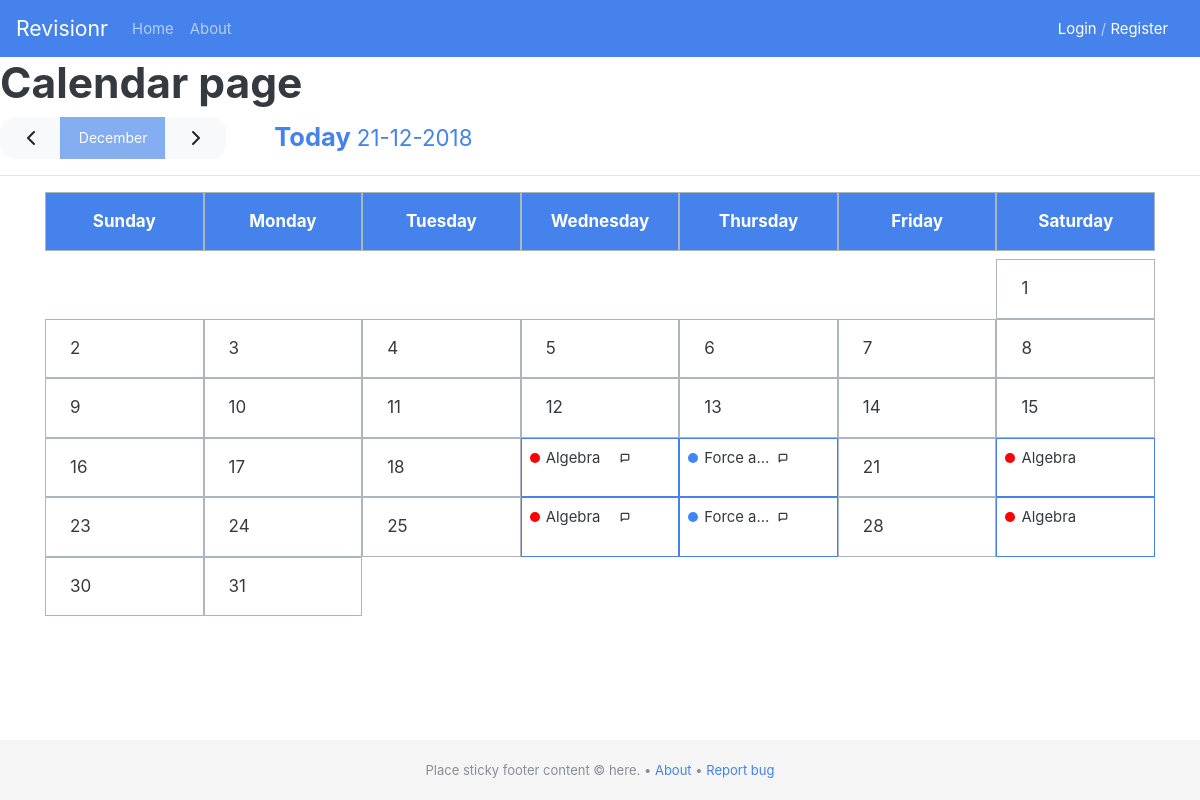
Screenshot of /calendar/ with the database file from the repository.
### app/models.py (models this page shows, shortened)
class Revision(db.Model):
  id = db.Column(db.Integer, primary_key=True)
  timestamp = db.Column(db.DateTime, index=True, default=datetime.utcnow)
  start_date = db.Column(db.String(64), index=True)
  topic = db.Column(db.String(64), index=True)
  subject = db.Column(db.Integer, db.ForeignKey('subject.id'))
  notes = db.Column(db.String(140))
  grade = db.Column(db.Integer, db.ForeignKey('grade.id'))

class Subject(db.Model):
  id = db.Column(db.Integer, primary_key=True)
  subject_name = db.Column(db.String(64), index=True)
  color_id = db.Column(db.String(64), index=True)

### app/calendar/routes.py (the view)
@calendar.route('/calendar/', defaults={'year': NOW.year, 'month': NOW.month})
@calendar.route('/calendar/<int:year>/<int:month>')
def dashboard(month, year):
  cal = get_cal()
  query = db.session.query(Revision.topic, Revision.start_date, Revision.notes, Subject.subject_name, Subject.color_id, Grade.grade_name).join(Subject).join(Grade)
  for q in query:
    _start_date = q.start_date
    _rev_dates = [date for date in get_revision_dates(string_to_date(_start_date))]
    _rev_dates.insert(0, q.topic)
    for d in range(1, len(_rev_dates) - 1):
      if int(_rev_dates[d].split('-')[1]) == int(month):
        if cal[int(_rev_dates[d].split('-')[1]) - 1] is None:
          cal[int(_rev_dates[d].split('-')[1]) - 1] = [
            {_rev_dates[0]: _rev_dates[d], 'color': q.color_id, 'notes': q.notes, 'grade':q.grade_name}]
        else:
          cal[int(_rev_dates[d].split('-')[1]) - 1].append(
            {_rev_dates[0]: _rev_dates[d], 'color': q.color_id, 'notes': q.notes, 'grade':q.grade_name})
  today = [NOW.month, NOW.strftime("%d-%m-%Y")]
  ref = [i for i in date_list(month, year)]
  result = ref
  if sum(n is None for n in cal) < 12:
    for i in range(0, len(result)):
      for d in cal[month - 1]:
        if ref[i] == int(list(d.values())[0].split('-')[2]):
          if isinstance(result[i], int):
            result[i] = {list(d.keys())[0]: [list(d.values())[1], list(d.values())[2], list(d.values())[3]]}
          else:
            result[i].update({list(d.keys())[0]: [list(d.values())[1], list(d.values())[2], list(d.values())[3]]})
  return render_template('calendar.htm.j2', calendar=ref, res=cal, days=DAYS, today=today, curr_month=month, curr_year=year)

### app/__init__.py (called while the page is built)
@app.template_filter('str_month')
def reverse_filter(s):
    return cl.month_name[s]

### app/calendar/utils.py (called while the page is built)
def get_cal():
  return [None] * 12

def date_list(month, year):
  return dl.itermonthdays(year, month)

def get_revision_dates(start_date):
  i = start_date
  result = []
  for r in REV_DATES:
    i = i + timedelta(days=r)
    result.append(format_date(i))
  return result

def format_date(date):
  return dtdt.strftime(date, DATE_FORMAT)

def string_to_date(date):
  return dtdt.strptime(date, DATE_FORMAT)

### app/templates/calendar.htm.j2
{% extends "base.htm.j2" %}
{% block content %}
<h1>
Calendar page
</h1>
<div class="calendar-header d-flex flex-row align-items-center">
  <div class="cal-nav">
    <div class="btn-group" role="group" aria-label="Calendar navigation">
      {% if curr_month == 1 %}
        <button type="button" class="btn btn-light" disabled><i data-feather="chevron-left"></i></button>
      {% else %}
        <a href = {{ url_for( 'calendar.dashboard' ,month=curr_month-1, year=curr_year) }} class="btn btn-light"><i data-feather="chevron-left"></i></a>
      {% endif %}
      <button type="button" class="btn btn-primary" disabled>{{ curr_month  | str_month }}</button>
      {% if curr_month == 12 %}
        <a href = {{ url_for( 'calendar.dashboard' ,year=curr_year+1, month=1) }} class="btn btn-light"><i data-feather="chevron-right"></i></a>
      {% else %}
        <a href = {{ url_for( 'calendar.dashboard' ,month=curr_month+1, year=curr_year) }} class="btn btn-light"><i data-feather="chevron-right"></i></a>
      {% endif %}
    </div>
  </div>
  <a href={{ url_for('calendar.dashboard' ,month=today[0]) }} class="h4 font-weight-bold mb-0 pl-5">
    Today
    <small>{{today[1]}}</small>
  </a>
</div>
<hr>
<div class="container">
  <div class="calendar">
    {% for d in days %}
    <div class="day bg-primary mb-2 text-white font-weight-bold text-center py-3 border border-secondary">
      {{d}}
    </div>
    {% endfor %}
    {% for day in calendar %}
      {% if day is number and day %}
      <div class="day text-left pl-4 py-3 border border-secondary">
        {{day}}
      </div>
      {% elif day is mapping %}
        <div class="subject border p-2 border-primary">
          {% for d in day.items() %}
            <div class="d-flex flex-row align-items-center subject-el">
              {% if d[1][1] %}
              <div class="d-flex flex-row align-items-center" data-toggle="popover" data-trigger="focus" tabindex="0" title="{{d[1][2]}}" data-content="{{d[1][1]}}">
              {% endif %}
                <div class="circle" style="background: {{d[1][0]}};"></div>
                <span class="subject-el border-light small pl-3 pr-3" data-toggle="tooltip" data-placement="top" title="{{d[0]}}">{{d[0]}}</span>
              {% if d[1][1] %}
                <i class="note-icon" data-feather="message-square" stroke-width="3"></i>
              </div>
              {% endif %}
            </div>
          {% endfor %}
        </div>
      {% else %}
        <div class="day text-center py-3 border border-white"></div>
      {% endif %}
    {% endfor %}
  </div>
</div>
{% endblock %}

### app/templates/base.htm.j2 (shortened to what this page needs)
<html>
  <head>
    <link rel="stylesheet" type="text/css" href="https://bootswatch.com/4/litera/bootstrap.min.css">
    <link rel="stylesheet" href="{{ url_for('static', filename='css/style.css') }}">
    <link rel="stylesheet" href="{{ url_for('static', filename='css/sticky-footer.css') }}">
  </head>
  <body>
    {% include 'includes/_navbar.htm.j2' %}
    {% block content %}{% endblock %}
    <footer class="footer">
      <div class="container mx-auto text-center small">
            <span class="text-muted">Place sticky footer content &#169; here.</span>
          <span class="text-muted">•</span> <a href="">About</a>
          <span class="text-muted">•</span> <a href="">Report bug</a>
      </div>
    </footer>
  </body>
</html>

### app/templates/includes/_navbar.htm.j2 (shortened to what this page needs)
<nav class="navbar navbar-expand-lg navbar-dark bg-primary">
  <a class="navbar-brand" href="#">Revisionr</a>
  <div class="collapse navbar-collapse" id="navbarColor01">
    <ul class="navbar-nav mr-auto">
      <li class="nav-item" id="Home">
        <a class="nav-link" href="{{ url_for('main.index') }}">Home <span class="sr-only">(current)</span></a>
      </li>
      <li class="nav-item" id="About">
        <a class="nav-link" href="{{ url_for('main.about') }}">About</a>
      </li>
    </ul>
    <span class="navbar-text pr-3">
      {% if current_user.is_anonymous %}
        <a href="{{ url_for('users.login') }}">Login</a>
        /
        <a href="{{ url_for('users.register') }}">Register</a>
      {% else %}
        <a href="{{ url_for('users.logout') }}">Logout</a>
      {% endif %}
    </span>
  </div>
</nav>

### app/static/css/style.css (style rules this page uses)
.calendar { display: grid; grid-template-columns: repeat(7, 1fr); }
.subject { cursor: pointer; }
.subject-el { width: 100px; text-overflow: ellipsis; white-space: nowrap; overflow: hidden; }
.circle { position: absolute; border-radius: 50%; width: 10px; height: 10px; }
.note-icon { position: relative; width: 10px; height: 10px; right: 10px; }

### app/static/css/sticky-footer.css (style rules this page uses)
html { position: relative; min-height: 100%; }
body { margin-bottom: 60px; }
.footer { position: absolute; bottom: 0; width: 100%; height: 60px; line-height: 60px; background-color: #f5f5f5; }

### rows the page displays
Revision: topic "Algebra"
Revision: topic "Force a…"
Revision: topic "Algebra"

### other values shown
{{ curr_month  | str_month }} "December"
{{ today[1] }} "21-12-2018"
{{ d }} "Sunday" "Monday" "Tuesday" "Wednesday" "Thursday" "Friday" "Saturday"
{{ day }} "1" "2" "3" "4" "5" "6" "7" "8" "9" "10" "11" "12" "13" "14" "15" "16" "17" "18" "21" "23" "24" "25" "28" "30" "31"
